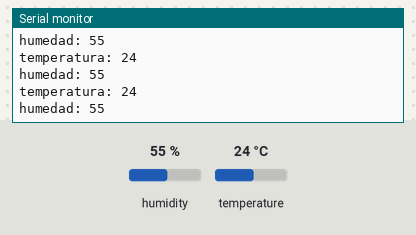
A sketch run on a simulated Arduino Uno, built with avr-gcc and run on an emulated ATmega328P. Shown: the last lines printed to the serial monitor. Wiring (inferred from the names in the program): DHT11 sensor: data A0. The inputs (shaded band) are chosen by the test bench; at power-on: humidity 55 %, temperature 24 °C.

Above: at 1.3 s.
1.4 s: humidity set to 22 %
At 2.0 s:
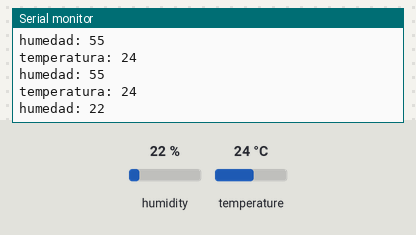
2.9 s: temperature set to 12 °C
At 3.6 s:
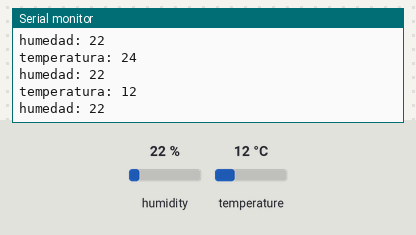
4.4 s: humidity set to 40 %
At 5.2 s:
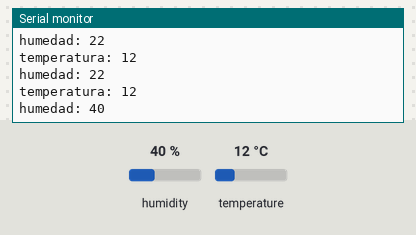
Timing chart, 0 to 7.4 s (numbered marks = the images above; inputs shaded):
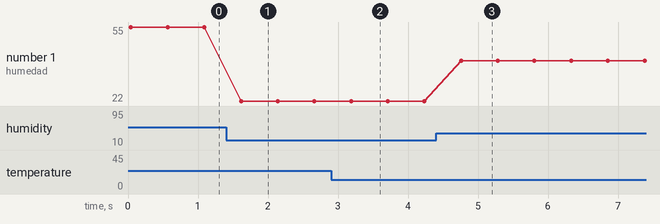

Measured:
- after the input at 1.4 s, the serial monitor: prints a new line after 0.21 s (image 1)
- after the input at 2.9 s, the serial monitor: prints a new line after 0.27 s (image 2)
- after the input at 4.4 s, the serial monitor: prints a new line after 0.36 s (image 3)
- plotted number 1: 55 → 22 after the input at 1.4 s, 22 → 40 after the input at 4.4 s

The sketch:

dht11.ino
```cpp
#include <dht.h>

#define dht_dpin A0
dht DHT;
int temperatura = 0;
int humedad = 0;

void setup() {
    Serial.begin(9600);

}

void loop() {
  DHT.read11(dht_dpin);
  temperatura = DHT.temperature;
  humedad = DHT.humidity;
    Serial.print("temperatura: ");
  Serial.println(temperatura);
  Serial.print("humedad: ");
  Serial.println(humedad);
   delay(500);
}
```
